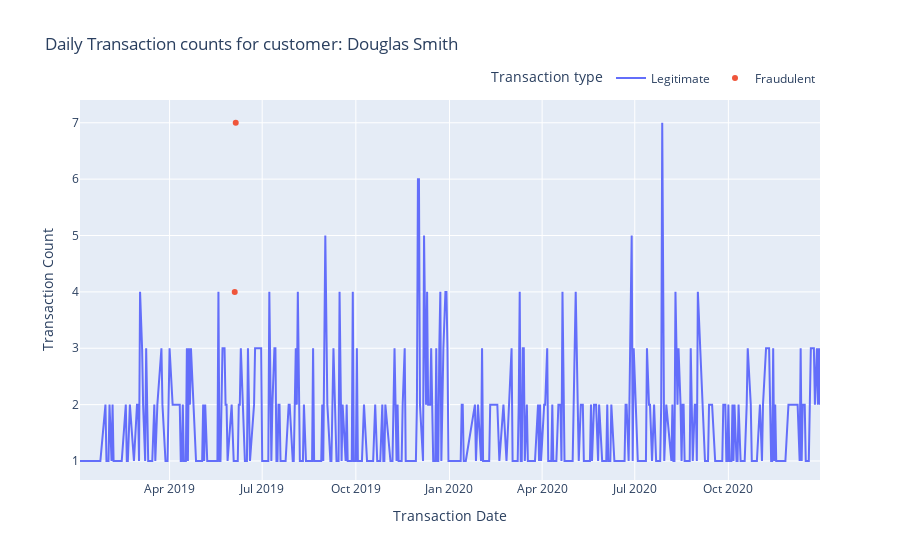
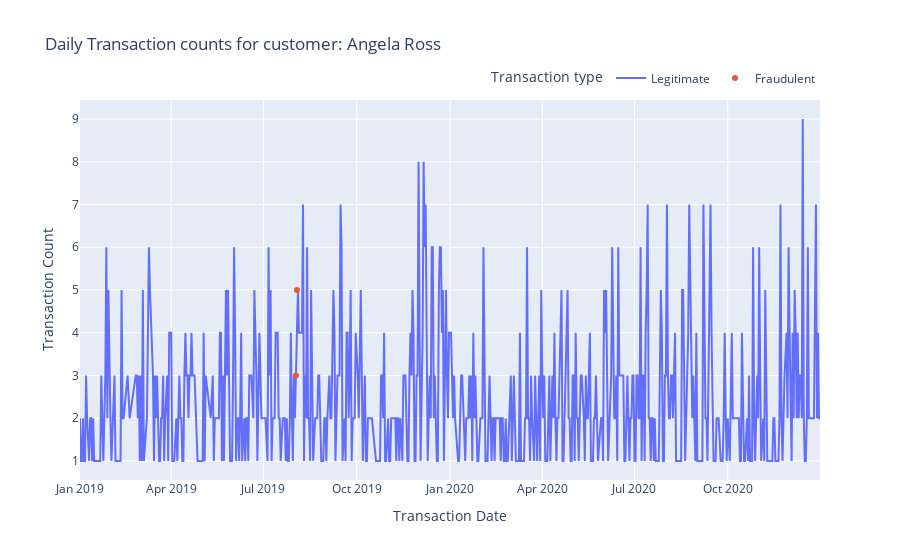
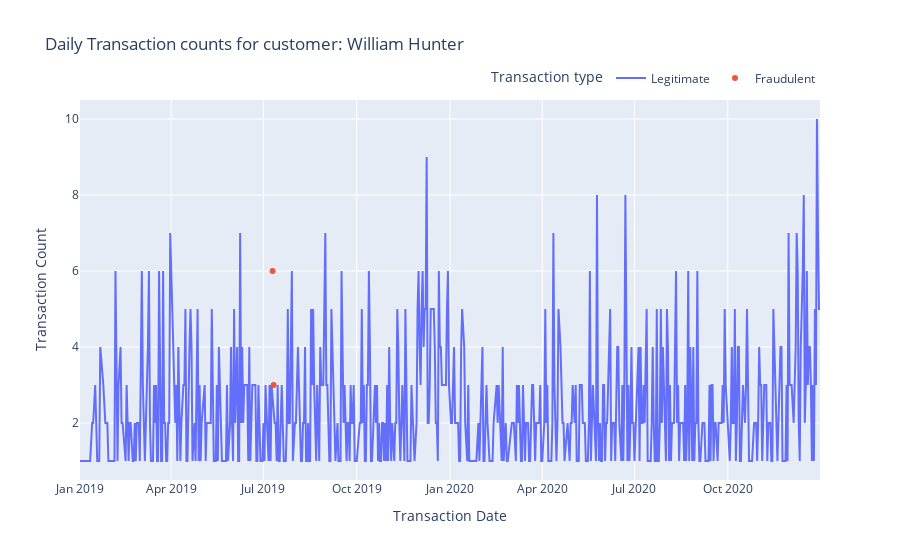
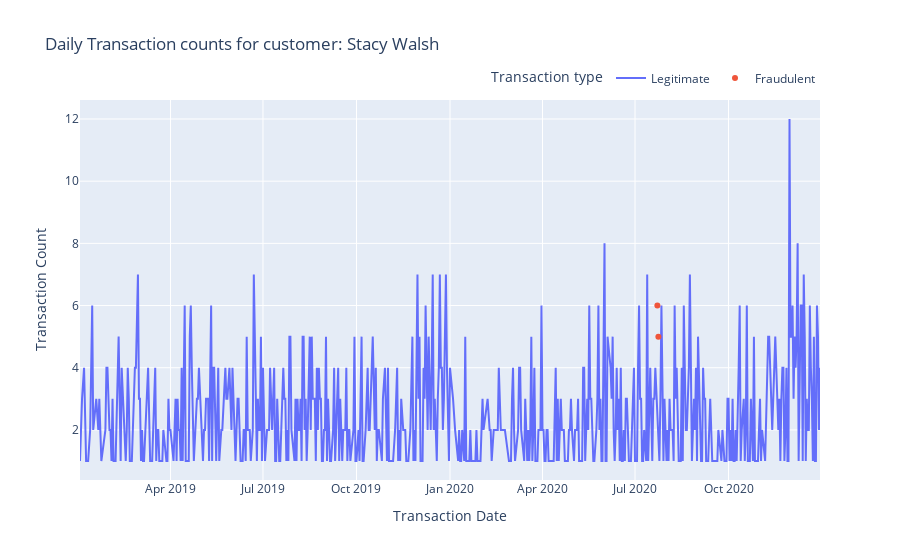

The notebook cell saved with these charts, in order:
### Code cell
random_names = df["full_name"].unique()
np.random.shuffle(random_names)
for name in random_names[:5]:
  plot_trans_count_by_cust(name)

### Figure 1 — Plotly figure (JSON) as saved in the notebook; plotly's stock layout.template omitted (floating-point values rounded to 4 significant figures; data arrays with more than 128 entries replaced by an {"elided": "..."} marker saying what was removed)
{"data": [{"hovertemplate": "Transaction date=%{x}<br>Number of transactions=%{y}<extra></extra>", "legendgroup": "", "line": {"color": "#636efa", "dash": "solid"}, "marker": {"symbol": "circle"}, "mode": "lines", "name": "Legitimate", "orientation": "v", "showlegend": true, "type": "scatter", "x": {"elided": "436 str values"}, "xaxis": "x", "y": {"elided": "436 int values"}, "yaxis": "y"}, {"mode": "markers", "name": "Fraudulent", "type": "scatter", "x": ["2019-06-04", "2019-06-05"], "y": [4, 7]}], "layout": {"legend": {"orientation": "h", "title": {"text": "Transaction type"}, "tracegroupgap": 0, "x": 1, "xanchor": "right", "y": 1.02, "yanchor": "bottom"}, "title": {"text": "Daily Transaction counts for customer: Douglas Smith"}, "xaxis": {"anchor": "y", "domain": [0, 1], "title": {"text": "Transaction Date"}}, "yaxis": {"anchor": "x", "domain": [0, 1], "title": {"text": "Transaction Count"}}}}

### Figure 2 — Plotly figure (JSON) as saved in the notebook; plotly's stock layout.template omitted (floating-point values rounded to 4 significant figures; data arrays with more than 128 entries replaced by an {"elided": "..."} marker saying what was removed)
{"data": [{"hovertemplate": "Transaction date=%{x}<br>Number of transactions=%{y}<extra></extra>", "legendgroup": "", "line": {"color": "#636efa", "dash": "solid"}, "marker": {"symbol": "circle"}, "mode": "lines", "name": "Legitimate", "orientation": "v", "showlegend": true, "type": "scatter", "x": {"elided": "593 str values"}, "xaxis": "x", "y": {"elided": "593 int values"}, "yaxis": "y"}, {"mode": "markers", "name": "Fraudulent", "type": "scatter", "x": ["2019-08-02", "2019-08-03"], "y": [3, 5]}], "layout": {"legend": {"orientation": "h", "title": {"text": "Transaction type"}, "tracegroupgap": 0, "x": 1, "xanchor": "right", "y": 1.02, "yanchor": "bottom"}, "title": {"text": "Daily Transaction counts for customer: Angela Ross"}, "xaxis": {"anchor": "y", "domain": [0, 1], "title": {"text": "Transaction Date"}}, "yaxis": {"anchor": "x", "domain": [0, 1], "title": {"text": "Transaction Count"}}}}

### Figure 3 — Plotly figure (JSON) as saved in the notebook; plotly's stock layout.template omitted (floating-point values rounded to 4 significant figures; data arrays with more than 128 entries replaced by an {"elided": "..."} marker saying what was removed)
{"data": [{"hovertemplate": "Transaction date=%{x}<br>Number of transactions=%{y}<extra></extra>", "legendgroup": "", "line": {"color": "#636efa", "dash": "solid"}, "marker": {"symbol": "circle"}, "mode": "lines", "name": "Legitimate", "orientation": "v", "showlegend": true, "type": "scatter", "x": {"elided": "597 str values"}, "xaxis": "x", "y": {"elided": "597 int values"}, "yaxis": "y"}, {"mode": "markers", "name": "Fraudulent", "type": "scatter", "x": ["2019-07-10", "2019-07-11"], "y": [6, 3]}], "layout": {"legend": {"orientation": "h", "title": {"text": "Transaction type"}, "tracegroupgap": 0, "x": 1, "xanchor": "right", "y": 1.02, "yanchor": "bottom"}, "title": {"text": "Daily Transaction counts for customer: William Hunter"}, "xaxis": {"anchor": "y", "domain": [0, 1], "title": {"text": "Transaction Date"}}, "yaxis": {"anchor": "x", "domain": [0, 1], "title": {"text": "Transaction Count"}}}}

### Figure 4 — Plotly figure (JSON) as saved in the notebook; plotly's stock layout.template omitted (floating-point values rounded to 4 significant figures; data arrays with more than 128 entries replaced by an {"elided": "..."} marker saying what was removed)
{"data": [{"hovertemplate": "Transaction date=%{x}<br>Number of transactions=%{y}<extra></extra>", "legendgroup": "", "line": {"color": "#636efa", "dash": "solid"}, "marker": {"symbol": "circle"}, "mode": "lines", "name": "Legitimate", "orientation": "v", "showlegend": true, "type": "scatter", "x": {"elided": "588 str values"}, "xaxis": "x", "y": {"elided": "588 int values"}, "yaxis": "y"}, {"mode": "markers", "name": "Fraudulent", "type": "scatter", "x": ["2020-07-23", "2020-07-24"], "y": [6, 5]}], "layout": {"legend": {"orientation": "h", "title": {"text": "Transaction type"}, "tracegroupgap": 0, "x": 1, "xanchor": "right", "y": 1.02, "yanchor": "bottom"}, "title": {"text": "Daily Transaction counts for customer: Stacy Walsh"}, "xaxis": {"anchor": "y", "domain": [0, 1], "title": {"text": "Transaction Date"}}, "yaxis": {"anchor": "x", "domain": [0, 1], "title": {"text": "Transaction Count"}}}}
